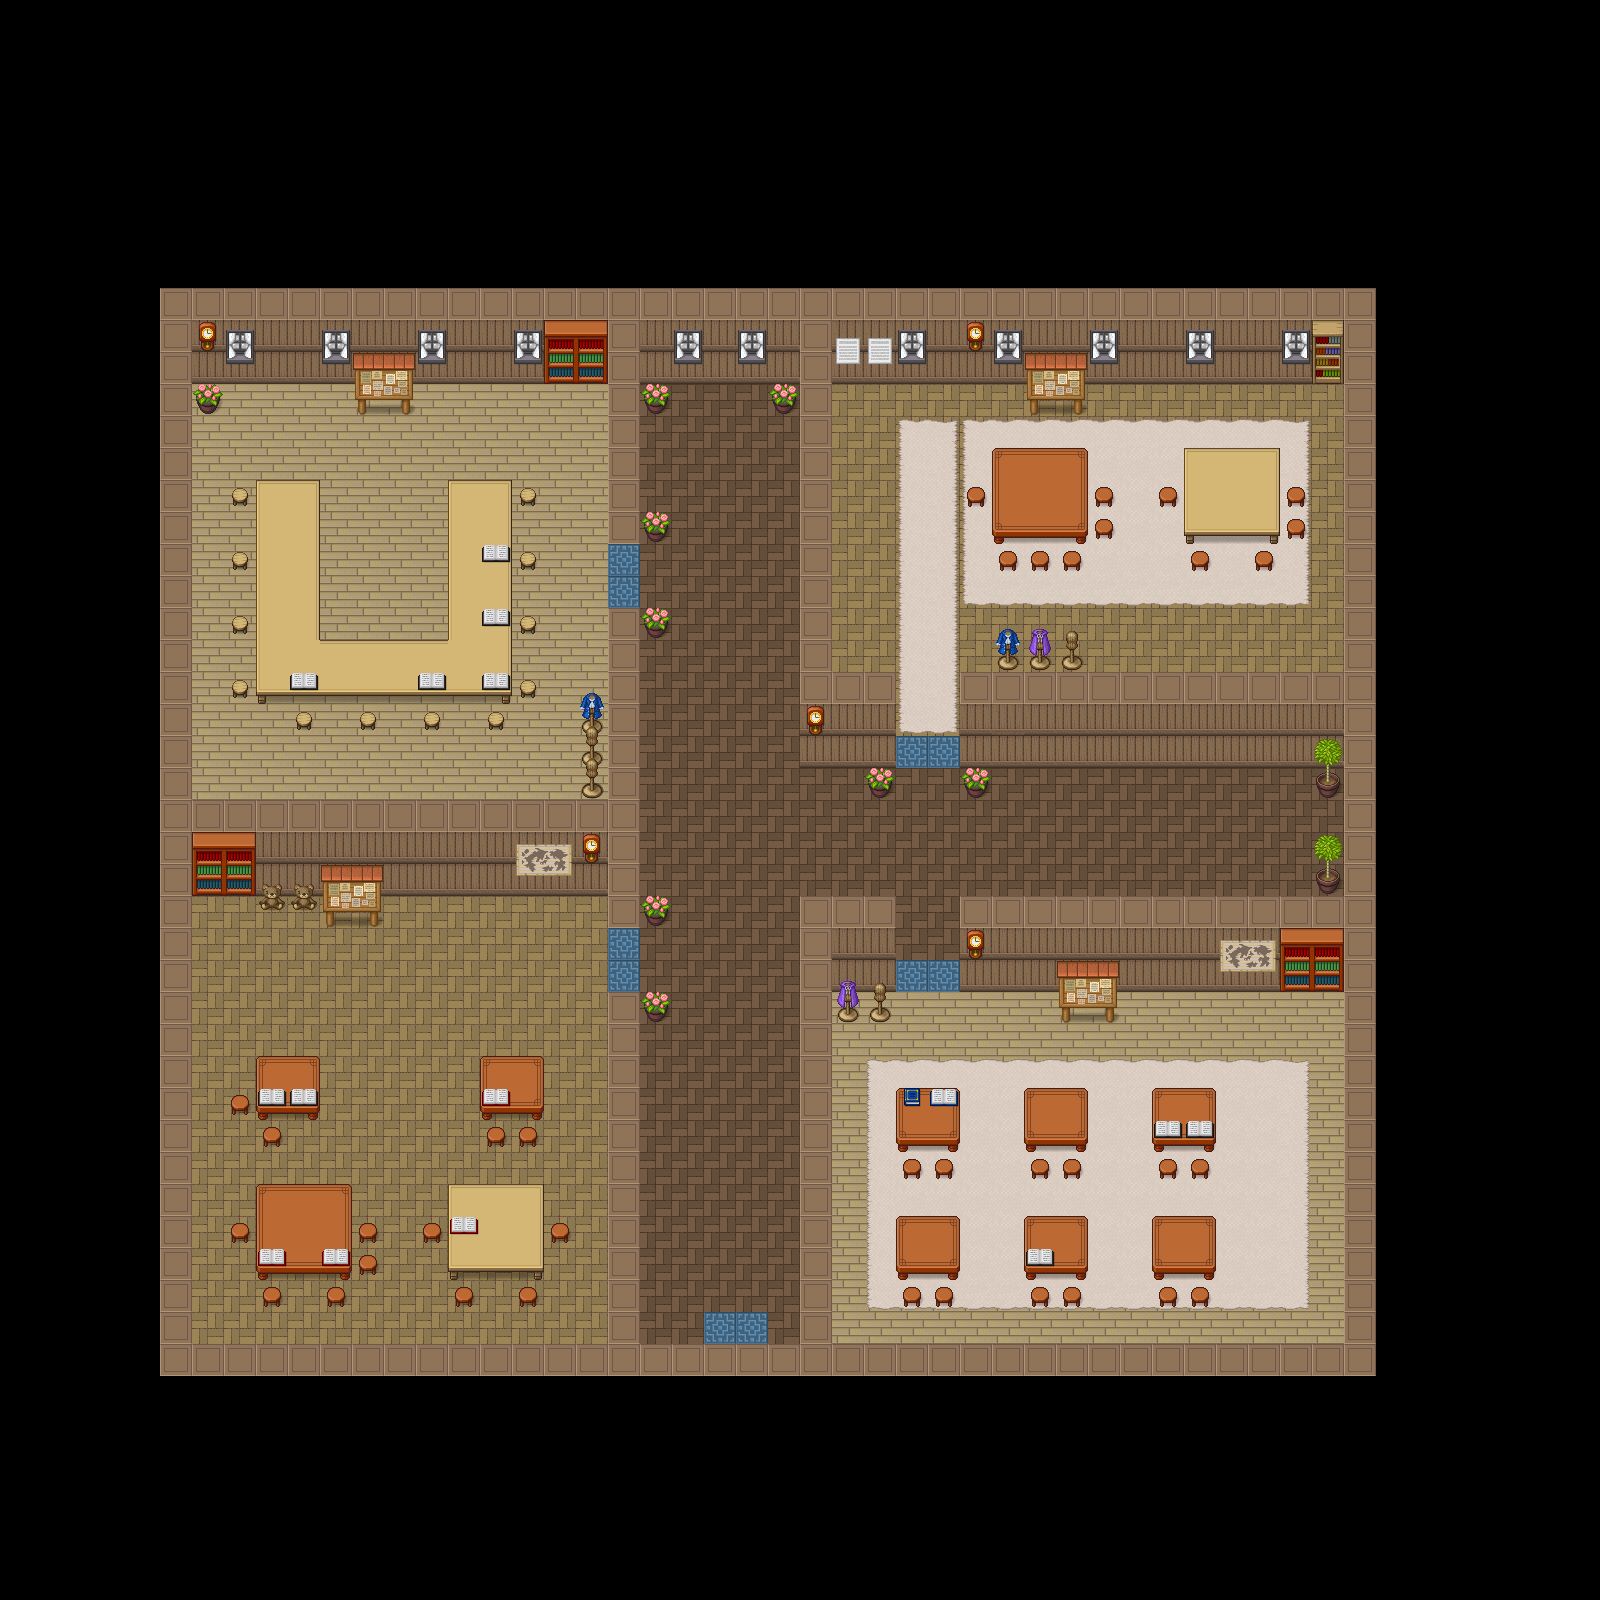

Rendered tile map (Tiled .tmx) drawn with the repository's tilesets; below, a short description and the map source with its tile grids summarised:
An orthogonal 50x50 tile map with 32x32 px tiles, 7 tile layers (floor, carpet, wall, staris/door, ...), 2 tilesets and 10 objects (2x classroom1, 2x classroom2, 2x classroom3, 2x classroom4, start).

<map version="1.8" tiledversion="1.8.2" orientation="orthogonal" renderorder="right-down" width="50" height="50" tilewidth="32" tileheight="32" infinite="0" nextlayerid="9" nextobjectid="15">
 <tileset firstgid="1" source="rpg.tsx" />
 <tileset firstgid="1065" source="LightShadow.tsx" />
 <layer id="1" name="floor" width="50" height="50">
  <data>[2500 cells, 1006 non-empty, 3 distinct tile ids]</data>
 </layer>
 <layer id="8" name="carpet" width="50" height="50">
  <data>[2500 cells, 210 non-empty, 10 distinct tile ids]</data>
 </layer>
 <objectgroup id="7" name="Objekte">
  <object id="3" name="classroom1" x="926.667" y="756">
   <point />
  </object>
  <object id="4" name="classroom2" x="927.333" y="976.667">
   <point />
  </object>
  <object id="5" name="classroom3" x="622" y="958.667">
   <point />
  </object>
  <object id="6" name="classroom4" x="621.333" y="578.667">
   <point />
  </object>
  <object id="7" name="start" x="735.333" y="1264">
   <point />
  </object>
  <object id="8" x="701.333" y="1312" width="68" height="32">
   <properties>
    <property name="type" value="LeaveBuilding" />
   </properties>
  </object>
  <object id="9" name="classroom1" x="830.908" y="379.805" width="514.666" height="352">
   <properties>
    <property name="type" value="RoomMeeting" />
   </properties>
  </object>
  <object id="12" name="classroom4" x="192" y="382.667" width="421.333" height="416">
   <properties>
    <property name="type" value="RoomMeeting" />
   </properties>
  </object>
  <object id="13" name="classroom3" x="192" y="894.667" width="421.333" height="449.333">
   <properties>
    <property name="type" value="RoomMeeting" />
   </properties>
  </object>
  <object id="14" name="classroom2" x="829.334" y="992" width="516" height="353.333">
   <properties>
    <property name="type" value="RoomMeeting" />
   </properties>
  </object>
 </objectgroup>
 <layer id="2" name="wall" width="50" height="50">
  <data>[2500 cells, 387 non-empty, 4 distinct tile ids]</data>
 </layer>
 <layer id="4" name="staris/door" width="50" height="50">
  <data>[2500 cells, 8 non-empty, 3 distinct tile ids]</data>
 </layer>
 <layer id="3" name="decoration" width="50" height="50">
  <data>[2500 cells, 242 non-empty, 49 distinct tile ids]</data>
 </layer>
 <layer id="5" name="decoration2" width="50" height="50">
  <data>[2500 cells, 28 non-empty, 7 distinct tile ids]</data>
 </layer>
 <layer id="6" name="shadow" width="50" height="50">
  <data>[2500 cells, 0 non-empty, 0 distinct tile ids]</data>
 </layer>
</map>
